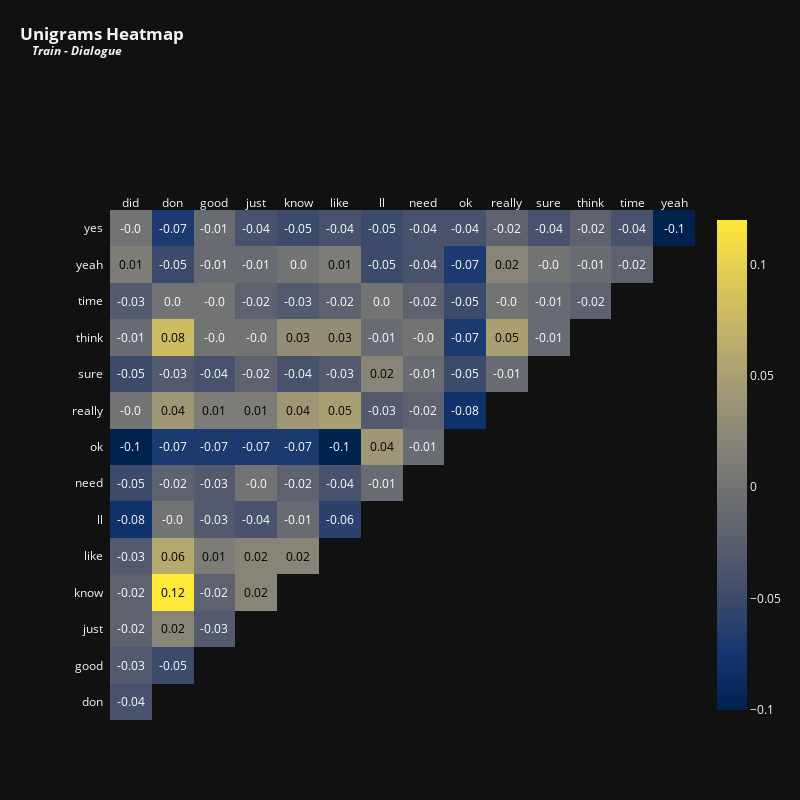

Source (notebook cell):
### Code cell
vectorizer = TfidfVectorizer(max_features = 15,stop_words = 'english') # Top 15 terms
x = vectorizer.fit_transform(train['dialogue'])
df_tfidfvect = pd.DataFrame(x.toarray(), columns=vectorizer.get_feature_names_out())
plot_correlation(df_tfidfvect, 'Unigrams', 'Train - Dialogue', 800, 800, 12)

### Figure 1 — Plotly figure (JSON) as saved in the notebook; plotly's stock layout.template omitted (floating-point values rounded to 4 significant figures)
{"data": [{"colorscale": [[0, "#00224e"], [0.1111, "#123570"], [0.2222, "#3b496c"], [0.3333, "#575d6d"], [0.4444, "#707173"], [0.5556, "#8a8678"], [0.6667, "#a59c74"], [0.7778, "#c3b369"], [0.8889, "#e1cc55"], [1, "#fee838"]], "reversescale": false, "showscale": false, "x": ["did", "don", "good", "just", "know", "like", "ll", "need", "ok", "really", "sure", "think", "time", "yeah"], "y": ["yes", "yeah", "time", "think", "sure", "really", "ok", "need", "ll", "like", "know", "just", "good", "don"], "z": [[0, -0.07, -0.01, -0.04, -0.05, -0.04, -0.05, -0.04, -0.04, -0.02, -0.04, -0.02, -0.04, -0.1], [0.01, -0.05, -0.01, -0.01, 0, 0.01, -0.05, -0.04, -0.07, 0.02, 0, -0.01, -0.02], [-0.03, 0, 0, -0.02, -0.03, -0.02, 0, -0.02, -0.05, 0, -0.01, -0.02], [-0.01, 0.08, 0, 0, 0.03, 0.03, -0.01, 0, -0.07, 0.05, -0.01], [-0.05, -0.03, -0.04, -0.02, -0.04, -0.03, 0.02, -0.01, -0.05, -0.01], [0, 0.04, 0.01, 0.01, 0.04, 0.05, -0.03, -0.02, -0.08], [-0.1, -0.07, -0.07, -0.07, -0.07, -0.1, 0.04, -0.01], [-0.05, -0.02, -0.03, 0, -0.02, -0.04, -0.01], [-0.08, 0, -0.03, -0.04, -0.01, -0.06], [-0.03, 0.06, 0.01, 0.02, 0.02], [-0.02, 0.12, -0.02, 0.02], [-0.02, 0.02, -0.03], [-0.03, -0.05], [-0.04]], "type": "heatmap"}, {"colorscale": [[0, "#00224e"], [0.1111, "#123570"], [0.2222, "#3b496c"], [0.3333, "#575d6d"], [0.4444, "#707173"], [0.5556, "#8a8678"], [0.6667, "#a59c74"], [0.7778, "#c3b369"], [0.8889, "#e1cc55"], [1, "#fee838"]], "showscale": true, "visible": true, "z": [[0, -0.07, -0.01, -0.04, -0.05, -0.04, -0.05, -0.04, -0.04, -0.02, -0.04, -0.02, -0.04, -0.1], [0.01, -0.05, -0.01, -0.01, 0, 0.01, -0.05, -0.04, -0.07, 0.02, 0, -0.01, -0.02], [-0.03, 0, 0, -0.02, -0.03, -0.02, 0, -0.02, -0.05, 0, -0.01, -0.02], [-0.01, 0.08, 0, 0, 0.03, 0.03, -0.01, 0, -0.07, 0.05, -0.01], [-0.05, -0.03, -0.04, -0.02, -0.04, -0.03, 0.02, -0.01, -0.05, -0.01], [0, 0.04, 0.01, 0.01, 0.04, 0.05, -0.03, -0.02, -0.08], [-0.1, -0.07, -0.07, -0.07, -0.07, -0.1, 0.04, -0.01], [-0.05, -0.02, -0.03, 0, -0.02, -0.04, -0.01], [-0.08, 0, -0.03, -0.04, -0.01, -0.06], [-0.03, 0.06, 0.01, 0.02, 0.02], [-0.02, 0.12, -0.02, 0.02], [-0.02, 0.02, -0.03], [-0.03, -0.05], [-0.04]], "type": "heatmap"}], "layout": {"annotations": [{"font": {"color": "#FFFFFF", "size": 12}, "showarrow": false, "text": "-0.0", "x": "did", "xref": "x", "y": "yes", "yref": "y"}, {"font": {"color": "#FFFFFF", "size": 12}, "showarrow": false, "text": "-0.07", "x": "don", "xref": "x", "y": "yes", "yref": "y"}, {"font": {"color": "#FFFFFF", "size": 12}, "showarrow": false, "text": "-0.01", "x": "good", "xref": "x", "y": "yes", "yref": "y"}, {"font": {"color": "#FFFFFF", "size": 12}, "showarrow": false, "text": "-0.04", "x": "just", "xref": "x", "y": "yes", "yref": "y"}, {"font": {"color": "#FFFFFF", "size": 12}, "showarrow": false, "text": "-0.05", "x": "know", "xref": "x", "y": "yes", "yref": "y"}, {"font": {"color": "#FFFFFF", "size": 12}, "showarrow": false, "text": "-0.04", "x": "like", "xref": "x", "y": "yes", "yref": "y"}, {"font": {"color": "#FFFFFF", "size": 12}, "showarrow": false, "text": "-0.05", "x": "ll", "xref": "x", "y": "yes", "yref": "y"}, {"font": {"color": "#FFFFFF", "size": 12}, "showarrow": false, "text": "-0.04", "x": "need", "xref": "x", "y": "yes", "yref": "y"}, {"font": {"color": "#FFFFFF", "size": 12}, "showarrow": false, "text": "-0.04", "x": "ok", "xref": "x", "y": "yes", "yref": "y"}, {"font": {"color": "#FFFFFF", "size": 12}, "showarrow": false, "text": "-0.02", "x": "really", "xref": "x", "y": "yes", "yref": "y"}, {"font": {"color": "#FFFFFF", "size": 12}, "showarrow": false, "text": "-0.04", "x": "sure", "xref": "x", "y": "yes", "yref": "y"}, {"font": {"color": "#FFFFFF", "size": 12}, "showarrow": false, "text": "-0.02", "x": "think", "xref": "x", "y": "yes", "yref": "y"}, {"font": {"color": "#FFFFFF", "size": 12}, "showarrow": false, "text": "-0.04", "x": "time", "xref": "x", "y": "yes", "yref": "y"}, {"font": {"color": "#FFFFFF", "size": 12}, "showarrow": false, "text": "-0.1", "x": "yeah", "xref": "x", "y": "yes", "yref": "y"}, {"font": {"color": "#000000", "size": 12}, "showarrow": false, "text": "0.01", "x": "did", "xref": "x", "y": "yeah", "yref": "y"}, {"font": {"color": "#FFFFFF", "size": 12}, "showarrow": false, "text": "-0.05", "x": "don", "xref": "x", "y": "yeah", "yref": "y"}, {"font": {"color": "#FFFFFF", "size": 12}, "showarrow": false, "text": "-0.01", "x": "good", "xref": "x", "y": "yeah", "yref": "y"}, {"font": {"color": "#FFFFFF", "size": 12}, "showarrow": false, "text": "-0.01", "x": "just", "xref": "x", "y": "yeah", "yref": "y"}, {"font": {"color": "#FFFFFF", "size": 12}, "showarrow": false, "text": "0.0", "x": "know", "xref": "x", "y": "yeah", "yref": "y"}, {"font": {"color": "#000000", "size": 12}, "showarrow": false, "text": "0.01", "x": "like", "xref": "x", "y": "yeah", "yref": "y"}, {"font": {"color": "#FFFFFF", "size": 12}, "showarrow": false, "text": "-0.05", "x": "ll", "xref": "x", "y": "yeah", "yref": "y"}, {"font": {"color": "#FFFFFF", "size": 12}, "showarrow": false, "text": "-0.04", "x": "need", "xref": "x", "y": "yeah", "yref": "y"}, {"font": {"color": "#FFFFFF", "size": 12}, "showarrow": false, "text": "-0.07", "x": "ok", "xref": "x", "y": "yeah", "yref": "y"}, {"font": {"color": "#000000", "size": 12}, "showarrow": false, "text": "0.02", "x": "really", "xref": "x", "y": "yeah", "yref": "y"}, {"font": {"color": "#FFFFFF", "size": 12}, "showarrow": false, "text": "-0.0", "x": "sure", "xref": "x", "y": "yeah", "yref": "y"}, {"font": {"color": "#FFFFFF", "size": 12}, "showarrow": false, "text": "-0.01", "x": "think", "xref": "x", "y": "yeah", "yref": "y"}, {"font": {"color": "#FFFFFF", "size": 12}, "showarrow": false, "text": "-0.02", "x": "time", "xref": "x", "y": "yeah", "yref": "y"}, {"font": {"color": "#FFFFFF", "size": 12}, "showarrow": false, "text": "-0.03", "x": "did", "xref": "x", "y": "time", "yref": "y"}, {"font": {"color": "#FFFFFF", "size": 12}, "showarrow": false, "text": "0.0", "x": "don", "xref": "x", "y": "time", "yref": "y"}, {"font": {"color": "#FFFFFF", "size": 12}, "showarrow": false, "text": "-0.0", "x": "good", "xref": "x", "y": "time", "yref": "y"}, {"font": {"color": "#FFFFFF", "size": 12}, "showarrow": false, "text": "-0.02", "x": "just", "xref": "x", "y": "time", "yref": "y"}, {"font": {"color": "#FFFFFF", "size": 12}, "showarrow": false, "text": "-0.03", "x": "know", "xref": "x", "y": "time", "yref": "y"}, {"font": {"color": "#FFFFFF", "size": 12}, "showarrow": false, "text": "-0.02", "x": "like", "xref": "x", "y": "time", "yref": "y"}, {"font": {"color": "#FFFFFF", "size": 12}, "showarrow": false, "text": "0.0", "x": "ll", "xref": "x", "y": "time", "yref": "y"}, {"font": {"color": "#FFFFFF", "size": 12}, "showarrow": false, "text": "-0.02", "x": "need", "xref": "x", "y": "time", "yref": "y"}, {"font": {"color": "#FFFFFF", "size": 12}, "showarrow": false, "text": "-0.05", "x": "ok", "xref": "x", "y": "time", "yref": "y"}, {"font": {"color": "#FFFFFF", "size": 12}, "showarrow": false, "text": "-0.0", "x": "really", "xref": "x", "y": "time", "yref": "y"}, {"font": {"color": "#FFFFFF", "size": 12}, "showarrow": false, "text": "-0.01", "x": "sure", "xref": "x", "y": "time", "yref": "y"}, {"font": {"color": "#FFFFFF", "size": 12}, "showarrow": false, "text": "-0.02", "x": "think", "xref": "x", "y": "time", "yref": "y"}, {"font": {"color": "#FFFFFF", "size": 12}, "showarrow": false, "text": "-0.01", "x": "did", "xref": "x", "y": "think", "yref": "y"}, {"font": {"color": "#000000", "size": 12}, "showarrow": false, "text": "0.08", "x": "don", "xref": "x", "y": "think", "yref": "y"}, {"font": {"color": "#FFFFFF", "size": 12}, "showarrow": false, "text": "-0.0", "x": "good", "xref": "x", "y": "think", "yref": "y"}, {"font": {"color": "#FFFFFF", "size": 12}, "showarrow": false, "text": "-0.0", "x": "just", "xref": "x", "y": "think", "yref": "y"}, {"font": {"color": "#000000", "size": 12}, "showarrow": false, "text": "0.03", "x": "know", "xref": "x", "y": "think", "yref": "y"}, {"font": {"color": "#000000", "size": 12}, "showarrow": false, "text": "0.03", "x": "like", "xref": "x", "y": "think", "yref": "y"}, {"font": {"color": "#FFFFFF", "size": 12}, "showarrow": false, "text": "-0.01", "x": "ll", "xref": "x", "y": "think", "yref": "y"}, {"font": {"color": "#FFFFFF", "size": 12}, "showarrow": false, "text": "-0.0", "x": "need", "xref": "x", "y": "think", "yref": "y"}, {"font": {"color": "#FFFFFF", "size": 12}, "showarrow": false, "text": "-0.07", "x": "ok", "xref": "x", "y": "think", "yref": "y"}, {"font": {"color": "#000000", "size": 12}, "showarrow": false, "text": "0.05", "x": "really", "xref": "x", "y": "think", "yref": "y"}, {"font": {"color": "#FFFFFF", "size": 12}, "showarrow": false, "text": "-0.01", "x": "sure", "xref": "x", "y": "think", "yref": "y"}, {"font": {"color": "#FFFFFF", "size": 12}, "showarrow": false, "text": "-0.05", "x": "did", "xref": "x", "y": "sure", "yref": "y"}, {"font": {"color": "#FFFFFF", "size": 12}, "showarrow": false, "text": "-0.03", "x": "don", "xref": "x", "y": "sure", "yref": "y"}, {"font": {"color": "#FFFFFF", "size": 12}, "showarrow": false, "text": "-0.04", "x": "good", "xref": "x", "y": "sure", "yref": "y"}, {"font": {"color": "#FFFFFF", "size": 12}, "showarrow": false, "text": "-0.02", "x": "just", "xref": "x", "y": "sure", "yref": "y"}, {"font": {"color": "#FFFFFF", "size": 12}, "showarrow": false, "text": "-0.04", "x": "know", "xref": "x", "y": "sure", "yref": "y"}, {"font": {"color": "#FFFFFF", "size": 12}, "showarrow": false, "text": "-0.03", "x": "like", "xref": "x", "y": "sure", "yref": "y"}, {"font": {"color": "#000000", "size": 12}, "showarrow": false, "text": "0.02", "x": "ll", "xref": "x", "y": "sure", "yref": "y"}, {"font": {"color": "#FFFFFF", "size": 12}, "showarrow": false, "text": "-0.01", "x": "need", "xref": "x", "y": "sure", "yref": "y"}, {"font": {"color": "#FFFFFF", "size": 12}, "showarrow": false, "text": "-0.05", "x": "ok", "xref": "x", "y": "sure", "yref": "y"}, {"font": {"color": "#FFFFFF", "size": 12}, "showarrow": false, "text": "-0.01", "x": "really", "xref": "x", "y": "sure", "yref": "y"}, {"font": {"color": "#FFFFFF", "size": 12}, "showarrow": false, "text": "-0.0", "x": "did", "xref": "x", "y": "really", "yref": "y"}, {"font": {"color": "#000000", "size": 12}, "showarrow": false, "text": "0.04", "x": "don", "xref": "x", "y": "really", "yref": "y"}, {"font": {"color": "#000000", "size": 12}, "showarrow": false, "text": "0.01", "x": "good", "xref": "x", "y": "really", "yref": "y"}, {"font": {"color": "#000000", "size": 12}, "showarrow": false, "text": "0.01", "x": "just", "xref": "x", "y": "really", "yref": "y"}, {"font": {"color": "#000000", "size": 12}, "showarrow": false, "text": "0.04", "x": "know", "xref": "x", "y": "really", "yref": "y"}, {"font": {"color": "#000000", "size": 12}, "showarrow": false, "text": "0.05", "x": "like", "xref": "x", "y": "really", "yref": "y"}, {"font": {"color": "#FFFFFF", "size": 12}, "showarrow": false, "text": "-0.03", "x": "ll", "xref": "x", "y": "really", "yref": "y"}, {"font": {"color": "#FFFFFF", "size": 12}, "showarrow": false, "text": "-0.02", "x": "need", "xref": "x", "y": "really", "yref": "y"}, {"font": {"color": "#FFFFFF", "size": 12}, "showarrow": false, "text": "-0.08", "x": "ok", "xref": "x", "y": "really", "yref": "y"}, {"font": {"color": "#FFFFFF", "size": 12}, "showarrow": false, "text": "-0.1", "x": "did", "xref": "x", "y": "ok", "yref": "y"}, {"font": {"color": "#FFFFFF", "size": 12}, "showarrow": false, "text": "-0.07", "x": "don", "xref": "x", "y": "ok", "yref": "y"}, {"font": {"color": "#FFFFFF", "size": 12}, "showarrow": false, "text": "-0.07", "x": "good", "xref": "x", "y": "ok", "yref": "y"}, {"font": {"color": "#FFFFFF", "size": 12}, "showarrow": false, "text": "-0.07", "x": "just", "xref": "x", "y": "ok", "yref": "y"}, {"font": {"color": "#FFFFFF", "size": 12}, "showarrow": false, "text": "-0.07", "x": "know", "xref": "x", "y": "ok", "yref": "y"}, {"font": {"color": "#FFFFFF", "size": 12}, "showarrow": false, "text": "-0.1", "x": "like", "xref": "x", "y": "ok", "yref": "y"}, {"font": {"color": "#000000", "size": 12}, "showarrow": false, "text": "0.04", "x": "ll", "xref": "x", "y": "ok", "yref": "y"}, {"font": {"color": "#FFFFFF", "size": 12}, "showarrow": false, "text": "-0.01", "x": "need", "xref": "x", "y": "ok", "yref": "y"}, {"font": {"color": "#FFFFFF", "size": 12}, "showarrow": false, "text": "-0.05", "x": "did", "xref": "x", "y": "need", "yref": "y"}, {"font": {"color": "#FFFFFF", "size": 12}, "showarrow": false, "text": "-0.02", "x": "don", "xref": "x", "y": "need", "yref": "y"}, {"font": {"color": "#FFFFFF", "size": 12}, "showarrow": false, "text": "-0.03", "x": "good", "xref": "x", "y": "need", "yref": "y"}, {"font": {"color": "#FFFFFF", "size": 12}, "showarrow": false, "text": "-0.0", "x": "just", "xref": "x", "y": "need", "yref": "y"}, {"font": {"color": "#FFFFFF", "size": 12}, "showarrow": false, "text": "-0.02", "x": "know", "xref": "x", "y": "need", "yref": "y"}, {"font": {"color": "#FFFFFF", "size": 12}, "showarrow": false, "text": "-0.04", "x": "like", "xref": "x", "y": "need", "yref": "y"}, {"font": {"color": "#FFFFFF", "size": 12}, "showarrow": false, "text": "-0.01", "x": "ll", "xref": "x", "y": "need", "yref": "y"}, {"font": {"color": "#FFFFFF", "size": 12}, "showarrow": false, "text": "-0.08", "x": "did", "xref": "x", "y": "ll", "yref": "y"}, {"font": {"color": "#FFFFFF", "size": 12}, "showarrow": false, "text": "-0.0", "x": "don", "xref": "x", "y": "ll", "yref": "y"}, {"font": {"color": "#FFFFFF", "size": 12}, "showarrow": false, "text": "-0.03", "x": "good", "xref": "x", "y": "ll", "yref": "y"}, {"font": {"color": "#FFFFFF", "size": 12}, "showarrow": false, "text": "-0.04", "x": "just", "xref": "x", "y": "ll", "yref": "y"}, {"font": {"color": "#FFFFFF", "size": 12}, "showarrow": false, "text": "-0.01", "x": "know", "xref": "x", "y": "ll", "yref": "y"}, {"font": {"color": "#FFFFFF", "size": 12}, "showarrow": false, "text": "-0.06", "x": "like", "xref": "x", "y": "ll", "yref": "y"}, {"font": {"color": "#FFFFFF", "size": 12}, "showarrow": false, "text": "-0.03", "x": "did", "xref": "x", "y": "like", "yref": "y"}, {"font": {"color": "#000000", "size": 12}, "showarrow": false, "text": "0.06", "x": "don", "xref": "x", "y": "like", "yref": "y"}, {"font": {"color": "#000000", "size": 12}, "showarrow": false, "text": "0.01", "x": "good", "xref": "x", "y": "like", "yref": "y"}, {"font": {"color": "#000000", "size": 12}, "showarrow": false, "text": "0.02", "x": "just", "xref": "x", "y": "like", "yref": "y"}, {"font": {"color": "#000000", "size": 12}, "showarrow": false, "text": "0.02", "x": "know", "xref": "x", "y": "like", "yref": "y"}, {"font": {"color": "#FFFFFF", "size": 12}, "showarrow": false, "text": "-0.02", "x": "did", "xref": "x", "y": "know", "yref": "y"}, {"font": {"color": "#000000", "size": 12}, "showarrow": false, "text": "0.12", "x": "don", "xref": "x", "y": "know", "yref": "y"}, {"font": {"color": "#FFFFFF", "size": 12}, "showarrow": false, "text": "-0.02", "x": "good", "xref": "x", "y": "know", "yref": "y"}, {"font": {"color": "#000000", "size": 12}, "showarrow": false, "text": "0.02", "x": "just", "xref": "x", "y": "know", "yref": "y"}, {"font": {"color": "#FFFFFF", "size": 12}, "showarrow": false, "text": "-0.02", "x": "did", "xref": "x", "y": "just", "yref": "y"}, {"font": {"color": "#000000", "size": 12}, "showarrow": false, "text": "0.02", "x": "don", "xref": "x", "y": "just", "yref": "y"}, {"font": {"color": "#FFFFFF", "size": 12}, "showarrow": false, "text": "-0.03", "x": "good", "xref": "x", "y": "just", "yref": "y"}, {"font": {"color": "#FFFFFF", "size": 12}, "showarrow": false, "text": "-0.03", "x": "did", "xref": "x", "y": "good", "yref": "y"}, {"font": {"color": "#FFFFFF", "size": 12}, "showarrow": false, "text": "-0.05", "x": "don", "xref": "x", "y": "good", "yref": "y"}, {"font": {"color": "#FFFFFF", "size": 12}, "showarrow": false, "text": "-0.04", "x": "did", "xref": "x", "y": "don", "yref": "y"}], "xaxis": {"dtick": 1, "gridcolor": "rgb(0, 0, 0)", "side": "top", "ticks": "", "showgrid": false, "type": "category", "range": [-0.5, 13.5], "autorange": true}, "yaxis": {"dtick": 1, "ticks": "", "ticksuffix": "  ", "autorange": true, "showgrid": false, "type": "category", "range": [13.5, -0.5]}, "title": {"text": "<b>Unigrams Heatmap<br><sup>&nbsp;&nbsp;&nbsp;&nbsp;<i>Train - Dialogue</i></sup></b>", "x": 0.025, "xanchor": "left", "y": 0.95}, "margin": {"t": 210, "l": 110}, "height": 800, "width": 800}}
